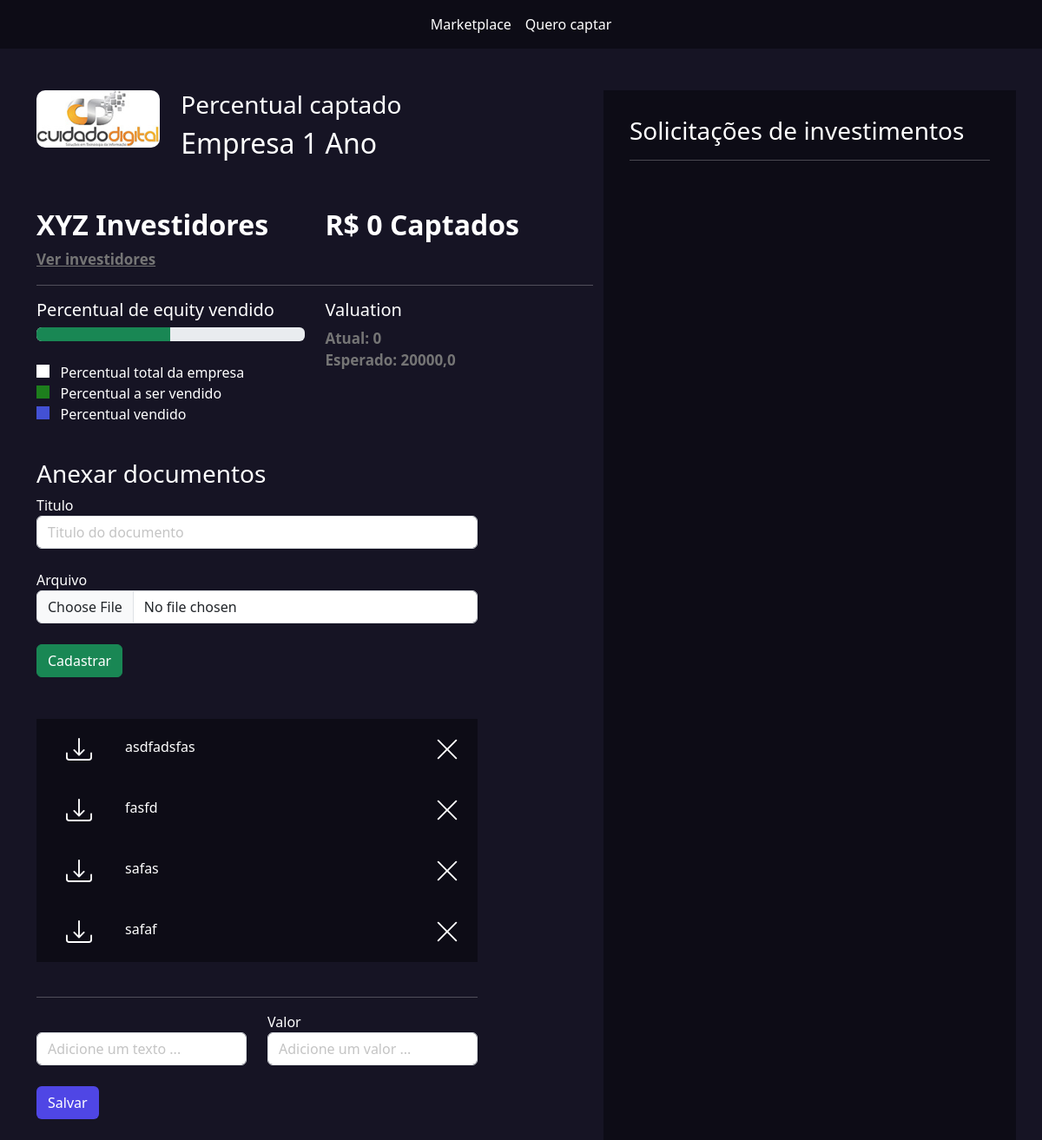
Screenshot of /empresarios/empresa/2 (signed in) with the database file from the repository.
### empresarios/models.py (models this page shows, shortened)
class Empresas(models.Model):
    tempo_existencia_choices = (
        ('-6', 'Menos de 6 meses'),
        ('+6', 'Mais de 6 meses'),
        ('+1', 'Mais de 1 ano'),
        ('+5', 'Mais de 5 anos')
    )
    estagio_choices = (
        ('I', 'Tenho apenas uma idea'),
        ('MVP', 'Possuo um MVP'),
        ('MVPP', 'Possuo um MVP com clientes pagantes'),
        ('E', 'Empresa pronta para escalar'),
    )
    area_choices = (
        ('ED', 'Ed-tech'),
        ('FT', 'Fintech'),
        ('AT', 'Agrotech'),
    )
    user = models.ForeignKey(User, on_delete=models.DO_NOTHING)
    nome = models.CharField(max_length=50)
    cnpj = models.CharField(max_length=30)
    site = models.URLField()
    tempo_existencia = models.CharField(max_length=2, choices=tempo_existencia_choices, default='-6')
    descricao = models.TextField()
    data_final_captacao = models.DateField()
    percentual_equity = models.IntegerField() # Percentual esperado
    estagio = models.CharField(max_length=4, choices=estagio_choices, default='I')
    area = models.CharField(max_length=3, choices=area_choices)
    publico_alvo = models.CharField(max_length=3)
    valor = models.DecimalField(max_digits=9, decimal_places=2) # Valor total a ser vendido
    pitch = models.FileField(upload_to='pitchs')
    logo = models.FileField(upload_to='logo')
    @property
    def valuation(self):
        return float(f'{(100 * self.valor) / self.percentual_equity:.2f}')

class Documento(models.Model):
        empresa = models.ForeignKey(Empresas, on_delete=models.DO_NOTHING)
        titulo = models.CharField(max_length=30)
        arquivo = models.FileField(upload_to="documentos")

### empresarios/views.py (the view)
# urls.py: path('empresa/<int:id>', views.empresa, name='empresa'),
def empresa(request, id):
    empresa = Empresas.objects.get(id=id)
    if empresa.user != request.user:
         messages.add_message(request, constants.ERROR, 'Erro fatal! ID usuário empresa ! Request User')
         return redirect(logar)
    if request.method == "GET":
        empresa = Empresas.objects.get(id=id)
        documentos = Documento.objects.filter(empresa=empresa)
        pi = PropostaInvestimento.objects.filter(empresa=empresa)
        pi_enviada = PropostaInvestimento.objects.filter(status='PE')
        percentual_vendido = 0
        for p in pi:
             if p.status == 'PA':
                  percentual_vendido = percentual_vendido + p.percentual
        total_capitado = sum(pi.filter(status='PA').values_list('valor', flat=True))
        valuation = (100 * float(total_capitado)) / float(percentual_vendido) if percentual_vendido != 0 else 0
        return render(request, 'empresa.html', {'empresa':empresa, 'documentos':documentos,'pi':pi, 'pi_enviada':pi_enviada,'percentual_vendido':int(percentual_vendido), 'total_capitado':total_capitado, 'valuation':valuation })
    return HttpResponse('ok')

### empresarios/templates/empresa.html (shortened to what this page needs)
{% extends "base.html" %}
{% load static %}
{% block 'head' %}
<link rel="stylesheet" href="{% static 'empresarios/css/listar_empresas.css' %}">
<link rel="stylesheet" href="{% static 'empresarios/css/empresa.css' %}">
<link rel="stylesheet" href="{% static 'usuarios/css/usuarios.css' %}">
{% endblock 'head' %}
{% block 'body' %}
    {% include "partials/barra_navegacao.html" %}
    <br><br>
    <div class="container">
        <div class="row">
            <div class="col-md-7">
                <div class="row">
                    <div class="col-md-3">
                        <img src="{{empresa.logo.url}}" class="foto-empresa" alt="">
                    </div>
                    <div class="col-md">
                        <h3>Percentual captado</h3>
                        <h2>{{empresa.nome}}</h2>
                    </div>
                </div>
                <br><br>
                <div class="row">
                    <div class="col-md">
                        <h2 class="titulo2">XYZ Investidores</h2>
                        <a href="#" class="sub-fonte">Ver investidores</a>
                    </div>
                    <div class="col-md">
                        <h2 class="titulo2">R$ {{total_capitado}} Captados</h2>
                    </div>
                </div>
                <hr>
                <div class="row">
                    <div class="col-md">
                        <h5>Percentual de equity vendido</h5>
                        <div class="progress">
                            <div class="progress-bar bg-success"
                                 style="width:{{empresa.percentual_equity}}%"></div>
                        </div>
                        <br>
                        <label class="point-white"></label><span>&nbsp&nbsp Percentual total da empresa</span>
                        <br>
                        <label class="point-green"></label><span>&nbsp&nbsp Percentual a ser vendido</span>
                        <br>
                        <label class="point-blue"></label><span>&nbsp&nbsp Percentual vendido</span>
                    </div>
                    <div class="col-md">
                        <h5>Valuation</h5>
                        <span class="sub-fonte">Atual: {{valuation}}</span>
                        <br>
                        <span class="sub-fonte">Esperado: {{empresa.valuation}}</span>
                    </div>
                    <div class="documentos">
                        <h3>Anexar documentos</h3>
                        <form action="{% url 'add_doc' empresa.id  %}" method="POST" enctype='multipart/form-data'>{% csrf_token %}
                            <label>Titulo</label>
                            <input type="text" name="titulo" class="form-control" placeholder="Titulo do documento">
                            <br>
                            <label>Arquivo</label>
                            <input type="file" name="arquivo" class="form-control">
                            <br>
                            <input type="submit" class="btn btn-success" value="Cadastrar">
                        </form>
                        <br><br>
                            {% for documento in documentos %}
                            <div class="list_documentos">
                                <div class="row">
                                    <div class="col-md-2" style="text-align: center">
                                        <a href="{{documento.arquivo.url}}">
                                        </a>
                                    </div>
                                    <div class="col-md-6">{{documento.titulo}}</div>
                                    <div class="col-md-4" style="text-align: right;">
                                        <a href="{% url 'excluir_dc' documento.id %}">
                                        </a>
                                    </div>
                                </div>
                            </div>
                        {% endfor %}
                        <br>
                        <hr>
                        <div class="row">
                            <div class="col-md">
                                <form action="{% url 'add_metrica' empresa.id  %}" method="POST">{% csrf_token %}
                                <input type="text" class="form-control" name="titulo" placeholder="Adicione um texto ...">
                            </div>
                            <div class="col-md">
                                <label>Valor</label>
                                <input type="text" class="form-control" name="valor" placeholder="Adicione um valor ...">
                            </div>
                        </div>
                        <br>
                        <input type="submit" value="Salvar" class="btn btn-indigo-normal">
                        <br><br>
                    </div>
                </div>
            </div>
            <div class="col-md-5 dark-color intereses-investimentos">
                <h3>Solicitações de investimentos</h3>
                <hr>
                <br>
            </div>
        </div>
    </div>
{% endblock 'body' %}

### templates/static/geral/css/base.css (style rules this page uses)
:root { --main-color: #161424; --dark-color: #0D0C16; --contrast-color: #4F46E5; }
body { color: white !important; background-color: var(--main-color) !important; }
.dark-color { background-color: var(--dark-color); color: white !important; }

### templates/static/empresarios/css/empresa.css (style rules this page uses)
.intereses-investimentos { min-height: 80vh; padding: 30px }
.foto-empresa { width: 100%; border-radius: 10px; }
.sub-fonte { color:rgb(117, 117, 117); font-size: 17px; font-weight: bold; }
.titulo2 { font-weight: bold; }
.point-white { width: 15px; height: 15px; background-color: white; }
.point-green { width: 15px; height: 15px; background-color: #1d7e1d; }
.point-blue { width: 15px; height: 15px; background-color: #4351d4; }
.documentos { width: 80%; margin-top: 40px; }
.list_documentos { background-color: var(--dark-color); padding: 20px; }

### templates/static/usuarios/css/usuarios.css (style rules this page uses)
.btn-indigo-normal { background-color: var(--contrast-color); color: white; }

### rows the page displays
Empresas: logo (picture), nome "Empresa 1 Ano", valuation "20000,0"
Documento: titulo "asdfadsfas"
Documento: titulo "fasfd"
Documento: titulo "safas"
Documento: titulo "safaf"

### other values shown
{{ total_capitado }} "0"
{{ valuation }} "0"
